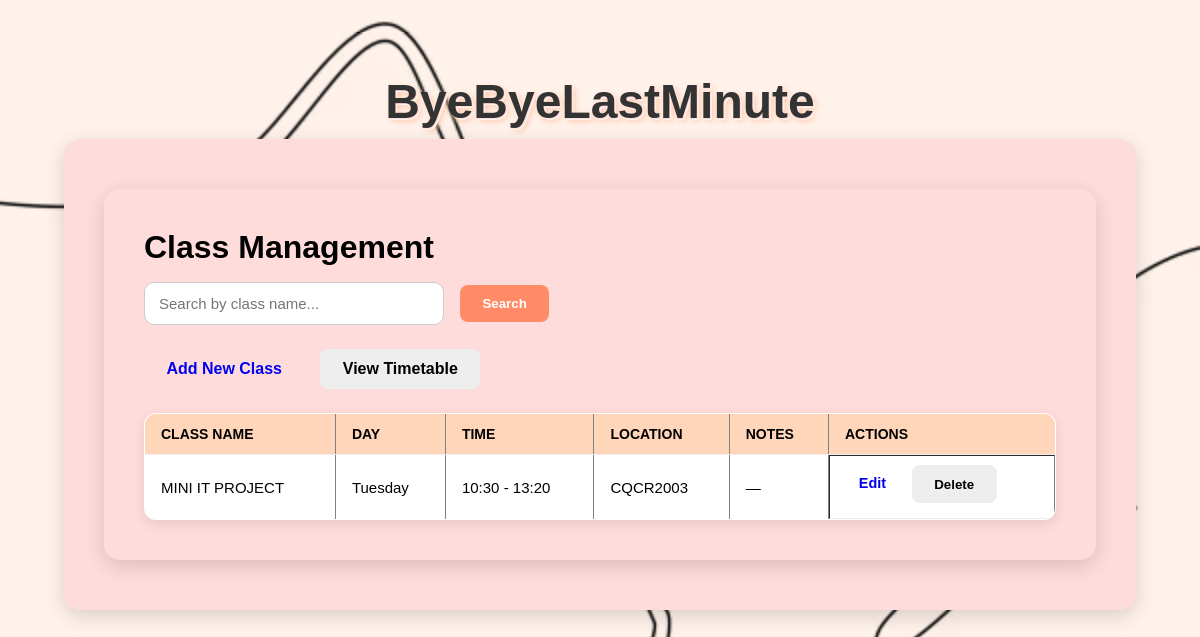
Before: / with the older database file.
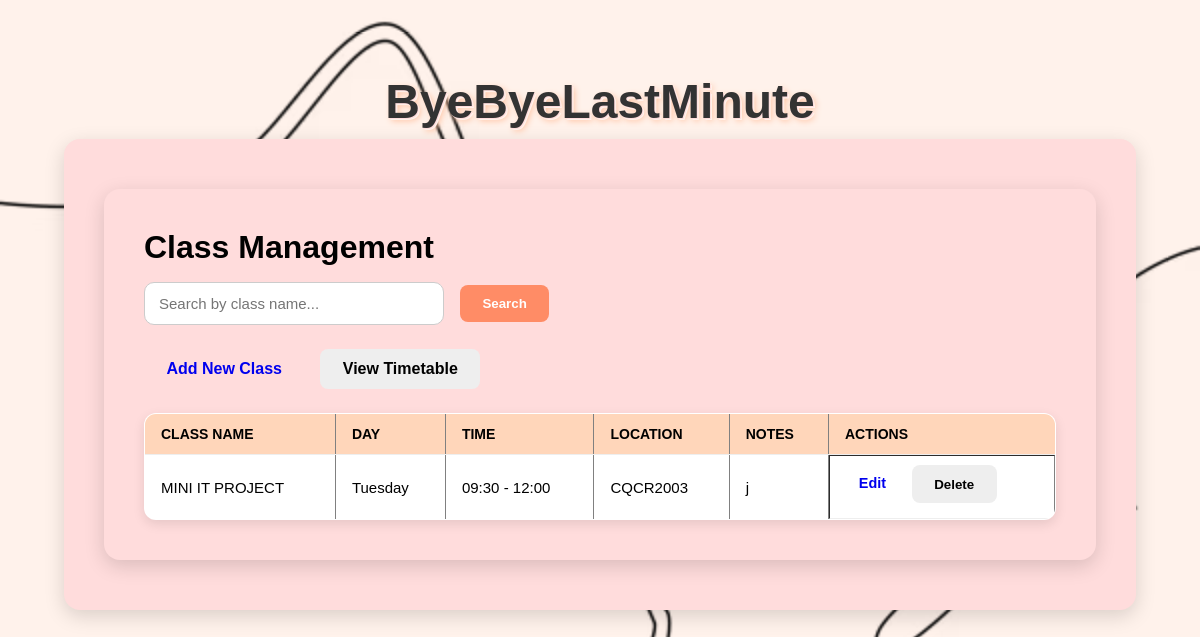
After: the same page with the newer database file.
### tables this page shows
CREATE TABLE classes (
                id INTEGER PRIMARY KEY AUTOINCREMENT,
                name TEXT NOT NULL,
                day TEXT NOT NULL,
                start_time TEXT NOT NULL,
                end_time TEXT NOT NULL,
                location TEXT NOT NULL,
                notes TEXT
            );

### app.py (the view)
@app.route("/", methods=["GET"])
def index():
    search_query = request.args.get("q", "").strip()
    with get_db_connection() as conn:
        if search_query:
            classes = conn.execute(
                "SELECT * FROM classes WHERE name LIKE ? ORDER BY day, start_time",
                (f"%{search_query}%",)
            ).fetchall()
        else:
            classes = conn.execute("SELECT * FROM classes ORDER BY day, start_time").fetchall()
    return render_template("classes.html", classes=classes, search_query=search_query)

### app.py (called while the page is built)
def get_db_connection():
    conn = sqlite3.connect(DB_NAME, timeout=10)
    conn.row_factory = sqlite3.Row
    return conn

### templates/classes.html (shortened to what this page needs)
{% extends "base.html" %}
{% block content %}
  <main class="container">
    <h1>Class Management</h1>
    <form method="GET" class="search-form">
      <input type="text" name="q" placeholder="Search by class name..." value="{{ search_query or '' }}">
      <button type="submit">Search</button>
    </form>
<div class="actions">
  <a href="{{ url_for('add_class') }}" class="button">Add New Class</a>
  <a href="{{ url_for('timetable') }}" class="button secondary">View Timetable</a>
</div>
    {% if classes %}
      <table border="1" cellpadding="8" cellspacing="0">
        <thead>
          <tr>
            <th>Class Name</th>
            <th>Day</th>
            <th>Time</th>
            <th>Location</th>
            <th>Notes</th>
            <th>Actions</th>
          </tr>
        </thead>
        <tbody>
          {% for class in classes %}
            <tr>
              <td>{{ class['name'] }}</td>
              <td>{{ class['day'] }}</td>
              <td>{{ class['start_time'] }} - {{ class['end_time'] }}</td>
              <td>{{ class['location'] }}</td>
              <td>{{ class['notes'] or '—' }}</td>
              <td class="action-buttons" style="position: relative;">
                <a href="{{ url_for('edit_class', class_id=class['id']) }}" class="button small" style="display:inline-block; vertical-align:middle;">Edit</a>
                <form method="POST" action="{{ url_for('delete_class', class_id=class['id']) }}"
                      onsubmit="return confirm('Are you sure you want to delete this class?');"
                      style="display:inline-block; position: relative; top:-3px; margin-left:5px;">
                  <button type="submit" class="secondary small">Delete</button>
                </form>
              </td>
            </tr>
          {% endfor %}
        </tbody>
      </table>
    {% else %}
      <p>No classes found. <a href="{{ url_for('add_class') }}">Add your first class</a>.</p>
    {% endif %}
  </main>
</body>
</html>
{% endblock %}

### templates/base.html (shortened to what this page needs)
<!DOCTYPE html>
<html lang="en">
<head>
  <link rel="stylesheet" href="{{ url_for('static', filename='style.css') }}">
</head>
<body>
  <header class="site-header">
    <h1>ByeByeLastMinute</h1>
  </header>
  <main class="container">
    {% block content %}{% endblock %}
</body>
</html>

### static/style.css (style rules this page uses)
* { margin: 0; padding: 0; box-sizing: border-box; }
html, body { height: 100%; font-family: Arial, sans-serif; background-color: #FFF2EB; background-image: url("Dashboard Background Image.jpg"), url("Dashboard Background Image.avif"); background-repeat: no-repeat; background-size: cover; background-position: center; background-attachment: fixed; color: #000; padding: 2rem; }
.container { max-width: 1100px; width: 100%; margin: 10px auto; padding: 2.5rem; background: #FFDCDC; border-radius: 16px; box-shadow: 0 6px 20px rgba(0,0,0,0.15); }
h1, h2 { margin-bottom: 1rem; color: #000; }
form { display: grid; gap: 1.5rem; }
input, select, textarea { padding: 12px 14px; border-radius: 10px; border: 1px solid #ccc; background: #fff; font-size: 15px; transition: border-color 0.3s; }
.actions { grid-column: span 2; display: flex; gap: 1rem; margin-top: 0.5rem; }
button { padding: 0.7rem 1.4rem; border-radius: 8px; border: none; font-weight: 600; cursor: pointer; transition: background 0.3s; }
button[type="submit"] { background: #ff8c66; color: #fff; }
button.secondary { background: #eee; color: #000; }
.search-form { display: flex; gap: 1rem; margin-bottom: 1.5rem; align-items: center; }
.search-form input { flex: 1; max-width: 300px; }
.actions { margin-bottom: 1.5rem; }
.action-buttons { display: flex; gap: 0.5rem; }
.button { display: inline-block; padding: 0.7rem 1.4rem; border-radius: 8px; border: none; font-weight: 600; cursor: pointer; transition: background 0.3s; text-decoration: none; text-align: center; }
.button.small { padding: 0.4rem 0.8rem; font-size: 0.9rem; }
.button.secondary { background: #eee; color: #000; }
table { width: 100%; border-collapse: collapse; margin-top: 1rem; background: #fff; border-radius: 12px; overflow: hidden; box-shadow: 0 4px 12px rgba(0,0,0,0.1); font-size: 15px; }
thead { background: #FFD6BA; color: #000; text-transform: uppercase; font-weight: bold; font-size: 14px; }
th, td { padding: 12px 16px; text-align: left; border-bottom: 1px solid #eee; }
.site-header h1 { font-size: 3rem; font-weight: bold; text-align: center; margin: 10px auto; color: #333333; text-shadow: 1px 1px 0 #FFDCDC, 2px 2px 0 #FFF2EB, 3px 3px 6px #ffc2a1; }

Changed rows visible on the page:
changed classes "MINI IT PROJECT": start_time "10:30" → "09:30"; end_time "13:20" → "12:00"; notes "—" → "j"
